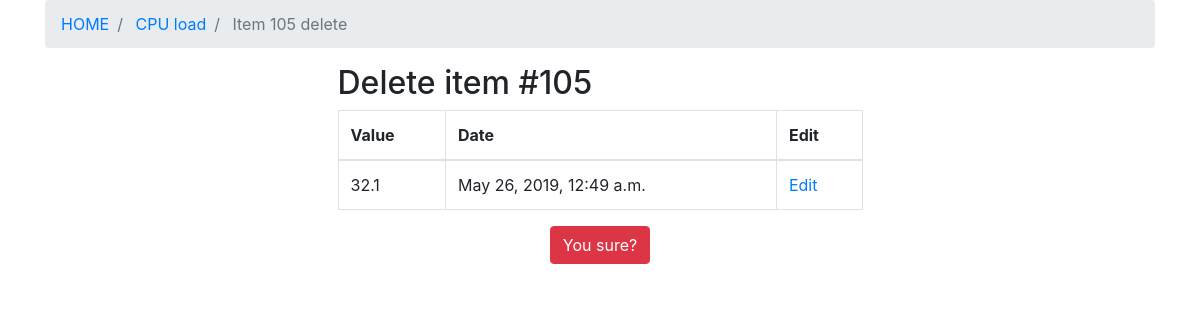
Page /sens_item/cpu_val/sens_item_del/105 on the committed database.
### api/models.py (models this page shows, shortened)
class Sensor(models.Model):
    name = models.CharField(max_length=100)
    min_value = models.IntegerField()
    max_value = models.IntegerField()
    slug = models.SlugField(unique=True, null=True)

class SensorHistory(models.Model):
    date = models.DateTimeField(auto_now_add=True, blank=True)
    value = models.CharField(max_length=400)
    sensor = models.ForeignKey(Sensor, on_delete=models.CASCADE, related_name='sensor_history')

### index/views.py (the view)
# urls.py: path('sens_item/<slug:slug>/sens_item_del/<pk>', views.sens_item_del, name="sens_item_del")
def sens_item_del(request, pk, slug):
    item = models.SensorHistory.objects.get(pk=pk)
    if request.method == 'POST':
        item.delete()
        return redirect(reverse('sens_item', kwargs={"slug": item.sensor.slug}))
    global breadcrumb
    item_name = 'Item ' + str(item.id) + ' delete'
    breadcrumb = {'HOME': 'index', item.sensor.name: 'sens_item',
                  item_name: 'sens_item_edit'}
    breadcrumb[item_name] = 'sens_item_del'
    context = {'item': item, 'slug': slug, 'breadcrumb': breadcrumb}
    return render(request, template_name='sens_item_del.html', context=context)

### index/templates/sens_item_del.html (shortened to what this page needs)
{% extends 'base.html' %}
{% block content %}
<div class="container">
    <div class="row justify-content-center">
        <div class="col-lg-6 col-sm-12">
            <h2 class="">Delete item #{{ item.id }}</h2>
            <div class="">
                <table class="table table-bordered">
                    <thead>
                        <tr>
                            <th>Value</th>
                            <th>Date</th>
                            <th>Edit</th>
                        </tr>
                    </thead>
                    <tbody>
                        <tr>
                            <td>{{ item.value }}</td>
                            <td>{{ item.date }}</td>
                            <td><a href="{% url 'sens_item_edit' slug item.id %}">Edit</a></td>
                        </tr>
                    </tbody>
                </table>
            </div>
            <form method="POST" class="row justify-content-center">
                <button type="submit" class="btn btn-danger">You sure?</button>
            </form>
        </div>
    </div>
</div>
{% endblock content %}

### index/templates/base.html (shortened to what this page needs)
{% load static %}
{% load django_bootstrap_breadcrumbs %}
<!DOCTYPE html>
<html lang="en">
<head>
    <link rel="stylesheet" href="https://stackpath.bootstrapcdn.com/bootstrap/4.3.1/css/bootstrap.min.css"
>
    <link rel="stylesheet" href="{% static "css/main.css" %}" />
</head>
<body class="container-fluid">
    <div class="container justify-content-center">
        <nav>
            <ol class="breadcrumb">
                {% for each, value in breadcrumb.items %}
                <li class="breadcrumb-item {% if forloop.last %} active {% endif %}">
                    {% if forloop.last %}
                    {{ each }}
                    {% elif forloop.first %}
                    <a href="{% url 'index' %}">HOME</a>
                    {% else %}
                    <a href="{% url value slug %}">{{ each }}</a>
                    {% endif %}
                </li>
                {% endfor %}
            </ol>
        </nav>
        {% block content %}
        {% endblock content %}
    </div>
</body>
</html>

### rows in the picture
Sensor: breadcrumb "CPU load"
SensorHistory: id "105", value "32.1", date "May 26, 2019, 12:49 a.m."

### other values in the picture
{{ each }} "Item 105 delete"
